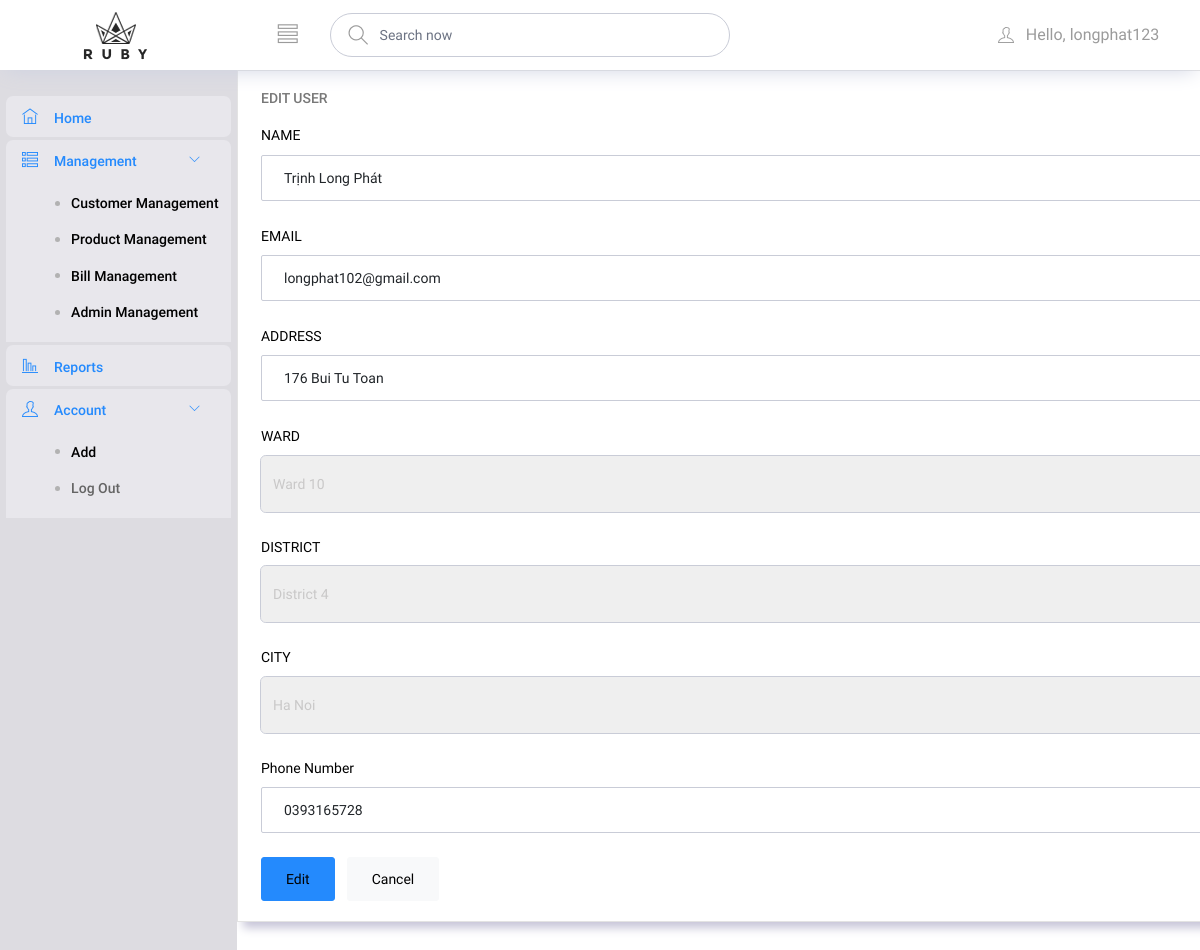
The app's page /admin/quantri.php?page_layout=editUser&temptk=longphat150 (signed in) with its own data.
### tables this page shows
CREATE TABLE `khachhang` (
  `hoten` varchar(50) DEFAULT NULL,
  `taikhoankh` varchar(50) NOT NULL,
  `matkhau` varchar(1000) DEFAULT NULL,
  `email` varchar(30) DEFAULT NULL,
  `sonha` varchar(50) DEFAULT NULL,
  `tenquan` varchar(50) DEFAULT NULL,
  `tenphuong` varchar(100) DEFAULT NULL,
  `tentp` varchar(50) DEFAULT NULL,
  `sodienthoai` varchar(10) DEFAULT NULL,
  `trangthaitk` int(11) DEFAULT NULL
);

### lib/DataProvider.php (called while the page is built, shortened)
<?php
	function executeQuery($sql){
        include ('db.inc');
        $conn = new mysqli($servername, $username, $password, $dbname);
		if (!($result = $conn->query($sql)))
		    echo $conn->connect_error;
		return $result;
    }
?>

### admin/editUser.php (the view, shortened to what this page needs)
<?php
if(isset($_GET['temptk']) && !empty($_GET['temptk'])) {
    $taikhoanedit = $_GET['temptk'];
    $sql = "SELECT * FROM khachhang WHERE taikhoankh='" . $taikhoanedit ."'";
    $result = executeQuery($sql);
    if($result->num_rows > 0) {
        $row = $result->fetch_array();
        $ward = $row['tenphuong'];
        $district = $row['tenquan'];
        $city = $row['tentp'];
    } else {
        echo "Không tìm thấy dữ liệu cho tài khoản này.";
    }
} else {
    echo "Không có tài khoản được chọn để chỉnh sửa.";
}
?>
<div class="col-12 grid-margin stretch-card">
    <div class="card">
        <div class="card-body">
            <h4 class="card-title">EDIT USER</h4>
            <form class="forms-sample" action="updateUser.php" method="post">
                <div class="form-group">
                    <label>NAME</label>
                    <input type="text" class="form-control" name="name" id="name" value="<?php echo($row['hoten']); ?>">
                </div>
                <div class="form-group">
                    <label for="exampleInputEmail3">EMAIL</label>
                    <input type="email" class="form-control" id="email" name="email" value="<?php echo($row['email']); ?>">
                </div>
                <div class="form-group">
                    <label>ADDRESS</label>
                    <input type="text" class="form-control" name="home_number" id="home_number" value="<?php echo($row['sonha']); ?>">
                </div>
                <?php
                    function isCheckWard($value, $ward)
                    {
                        if($value === $ward)
                        {
                            echo 'selected';
                        }
                    }
                ?>
                <div class="form-group">
                    <label for="ward">WARD</label>
                    <select class="form-control form-control-lg" id="ward" name="ward">
                        <option value="Ward 10" <?php isCheckWard("Ward 10",$ward);?>>Ward 10</option>
                    </select>
                </div>
                <?php
                function isCheckDistrict($value, $district)
                {
                    if($value === $district)
                    {
                        echo 'selected';
                    }
                }
                ?>
                <div class="form-group">
                    <label for="district">DISTRICT</label>
                    <select class="form-control form-control-lg" id="district" name="district">
                        <option value="District 4" <?php isCheckDistrict("District 4",$district);?>>District 4</option>
                    </select>
                </div>
                <?php
                function isCheckCity($value, $city)
                {
                    if($value === $city)
                    {
                        echo 'selected';
                    }
                }
                ?>
                <div class="form-group">
                    <label for="city">CITY</label>
                    <select class="form-control form-control-lg" id="city" name="city">
                        <option value="Ha Noi" <?php isCheckCity("Ha Noi",$city);?>>Ha Noi</option>
                    </select>
                </div>
                <div class="form-group">
                    <label>Phone Number</label>
                    <input type="text" class="form-control" name="phone" id="phone" value="<?php echo($row['sodienthoai']); ?>">
                </div>
                <button type="submit" name="submit" id="submit" class="btn btn-primary me-2">Edit</button>
                <button type="reset" class="btn btn-light">Cancel</button>
            </form>
        </div>
    </div>
</div>

### records on screen
khachhang: name "Trịnh Long Phát", email "longphat102@gmail.com", home_number "176 Bui Tu Toan", ward "Ward 10", district "District 4", city "Ha Noi", phone "0393165728"

### other values on screen
$_SESSION['taikhoan'] "longphat123"
